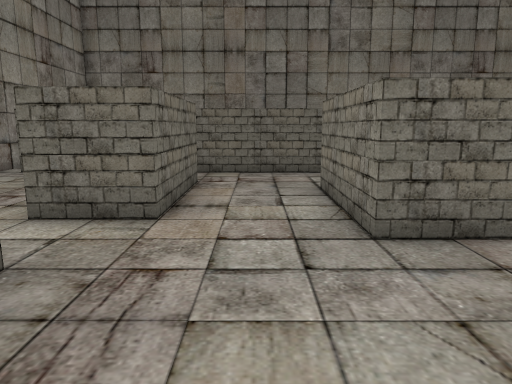
View 1 (above)

24 first-person views from a walk through a Unity game level. The camera is 1.4 m above the floor, tilts 10° down and sees 70° across. The floor is counted in squares, 1 m on a side. Each view is taken from the middle of a square. On the plan, view 1 faces up. The plan holds only what a view shows up to about 16 squares ahead; the rest is blank. The place goes on beyond the plan. The player character is not drawn. Some animated figures are left out.

View 2
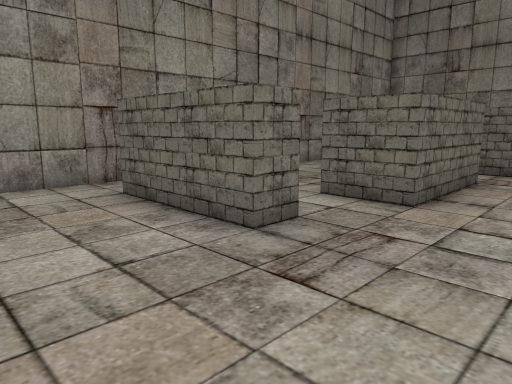

View 3
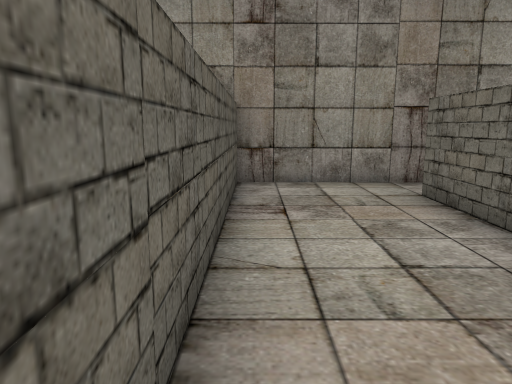

View 4
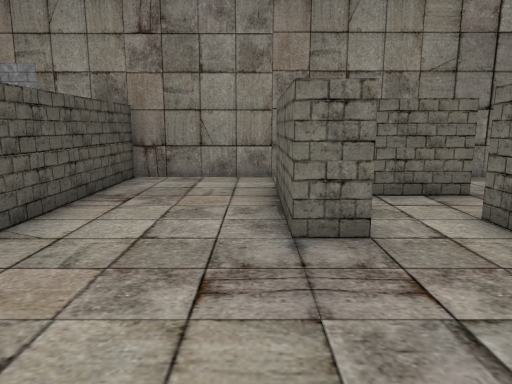

View 5
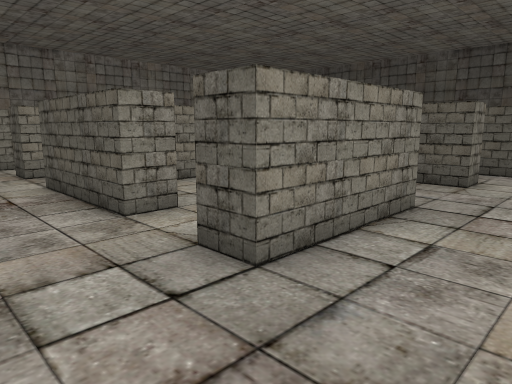

View 6
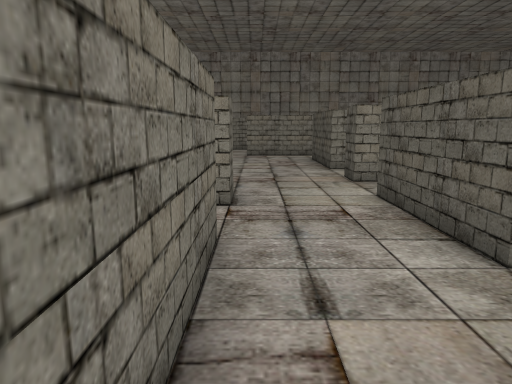

View 7
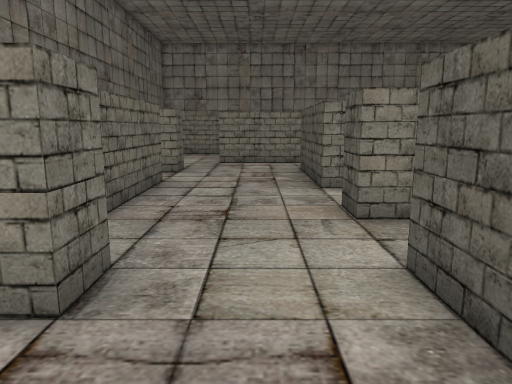

View 8
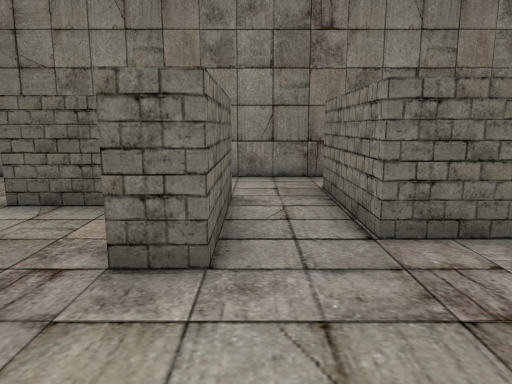

View 9
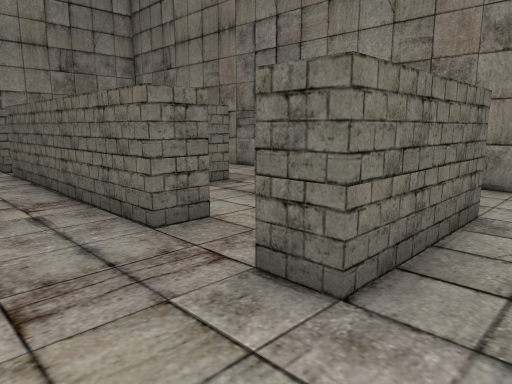

View 10
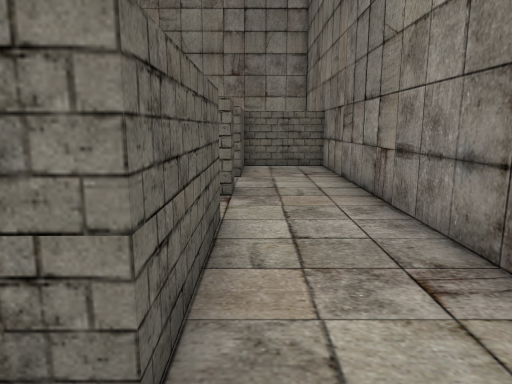

View 11
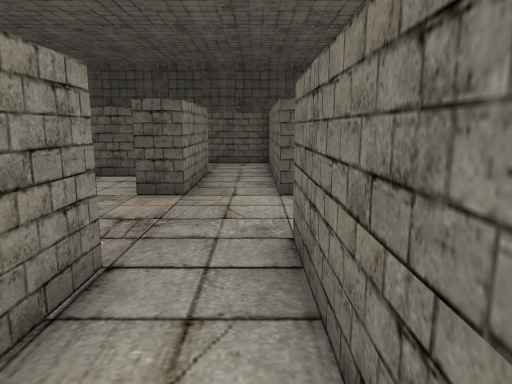

View 12
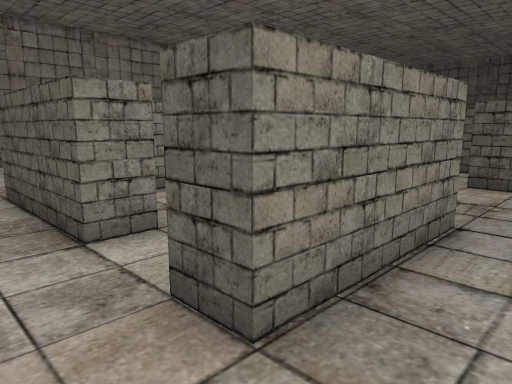

View 13
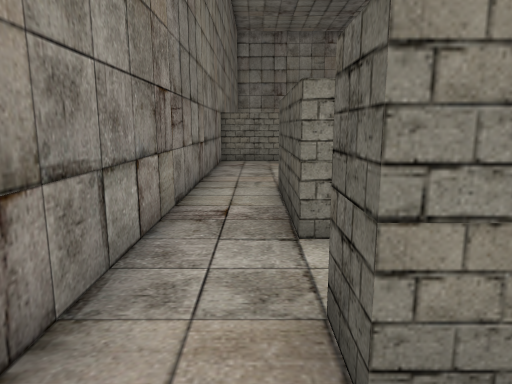

View 14
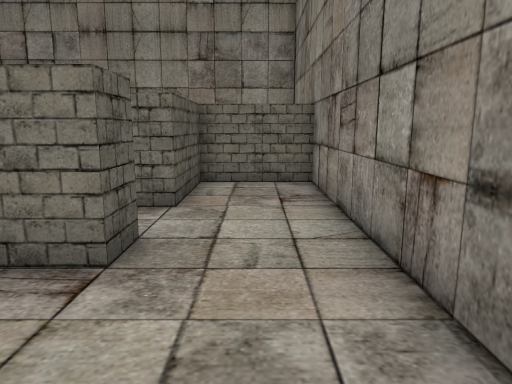

View 15
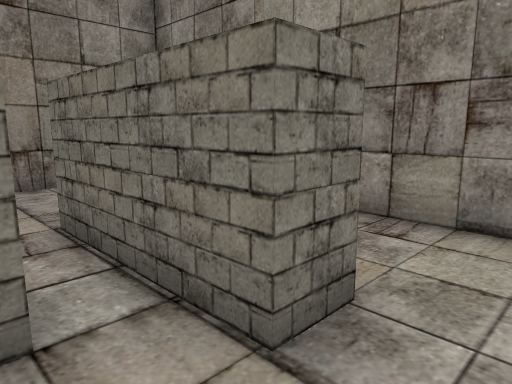

View 16
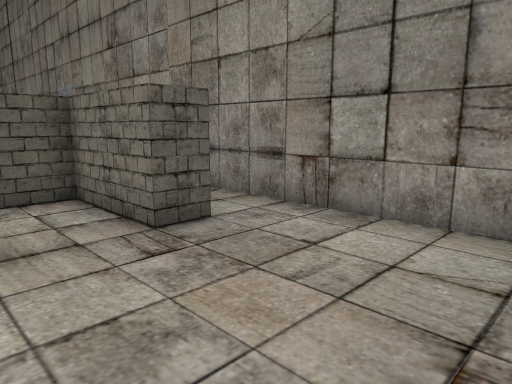

View 17
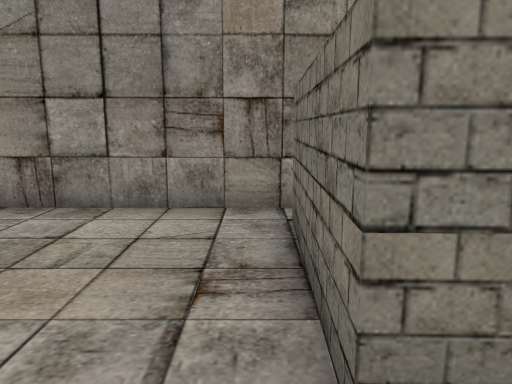

View 18
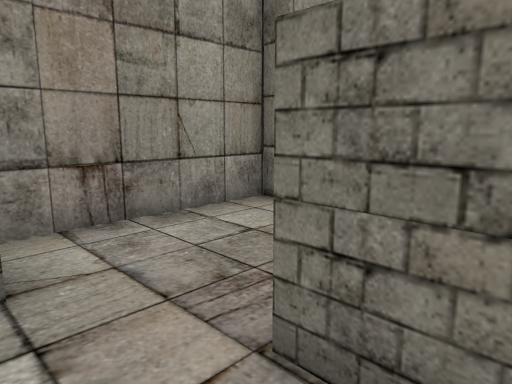

View 19
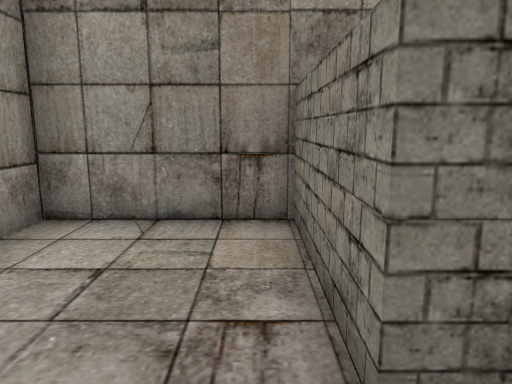

View 20
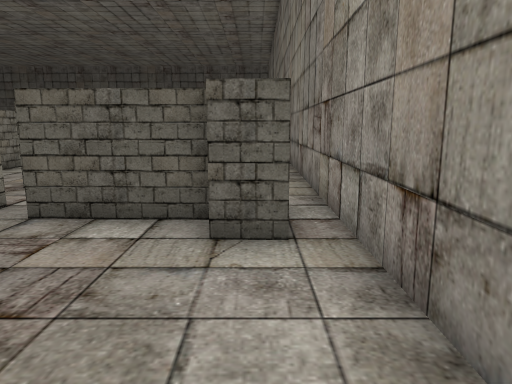

View 21
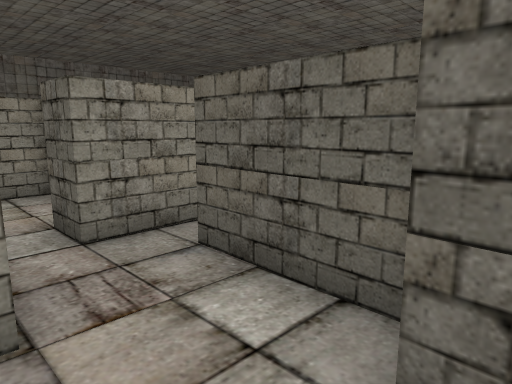

View 22
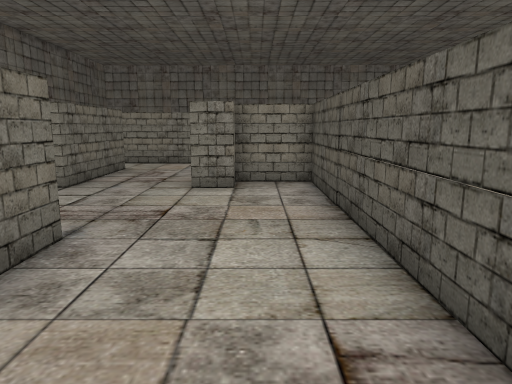

View 23
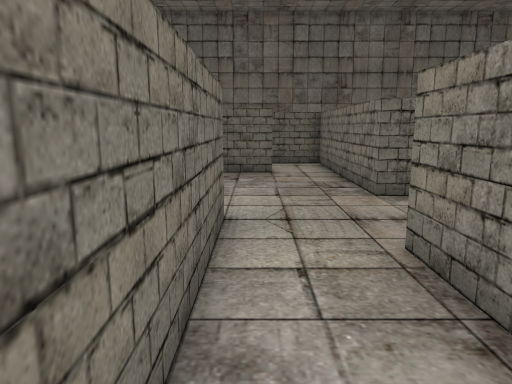

View 24
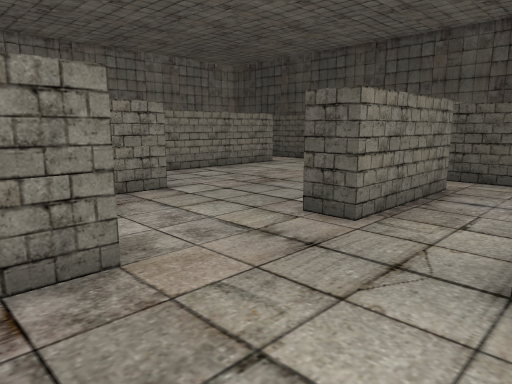

### Floor plan
Key: @ floor where view 1 was taken; # wall or solid block; . floor; O other object.
Columns run from 9 left of view 1 to 19 right of it. Each row starts with its distance up from view 1.
 19 #############################
 18 #....#.......................
 17 #....#.......................
 16 #....#..............#..####..
 15 #....####..#..####..# ... #
 14 #..........#.....#..#   ..#
 13 #.#....#...#.....#..####..#
 12 #.####.########..#...........
 11 #............................
 10 #............................
  9 #......#.....................
  8 #......#...#..####..#..####
  7 #......#...# ....#..#..
  6 #..#..##...#   ..#..#..
  5 #..#.......####..#..####
  4 #  #.............#..
  3 #..####..........#...
  2 #................#...
  1 #..........##....####
  0 #........@..#......
 -1 #...........#........#
 -2 ##############.......#
 -3              #..#......
 -4              #..#.......O
 -5              #..# ......O
 -6              #..#  .....O
 -7               ..#   ....O
 -8                ..    ...O
 -9                ##     ..O
-10                       ..

Where each view was taken, in squares from view 1:
view 1: 0 up, 0 right, facing up
view 2: 1 down, 1 right, facing up-left
view 3: 1 down, 1 right, facing left
view 4: 2 up, 2 right, facing left
view 5: 11 up, 1 left, facing down-right
view 6: 11 up, 1 right, facing right
view 7: 10 up, 5 right, facing right
view 8: 8 up, 9 right, facing up
view 9: 9 up, 10 right, facing up-left
view 10: 16 up, 10 right, facing left
view 11: 16 up, 9 right, facing down
view 12: 18 up, 9 right, facing down-right
view 13: 17 up, 9 right, facing right
view 14: 17 up, 6 right, facing left
view 15: 13 up, 1 right, facing up-left
view 16: 11 up, 3 left, facing down-left
view 17: 11 up, 2 left, facing left
view 18: 13 up, 3 left, facing up-left
view 19: 13 up, 5 left, facing up
view 20: 18 up, 7 left, facing down
view 21: 15 up, 7 left, facing down-right
view 22: 0 up, 7 left, facing right
view 23: 7 down, 5 right, facing up
view 24: 2 up, 4 right, facing down-right
